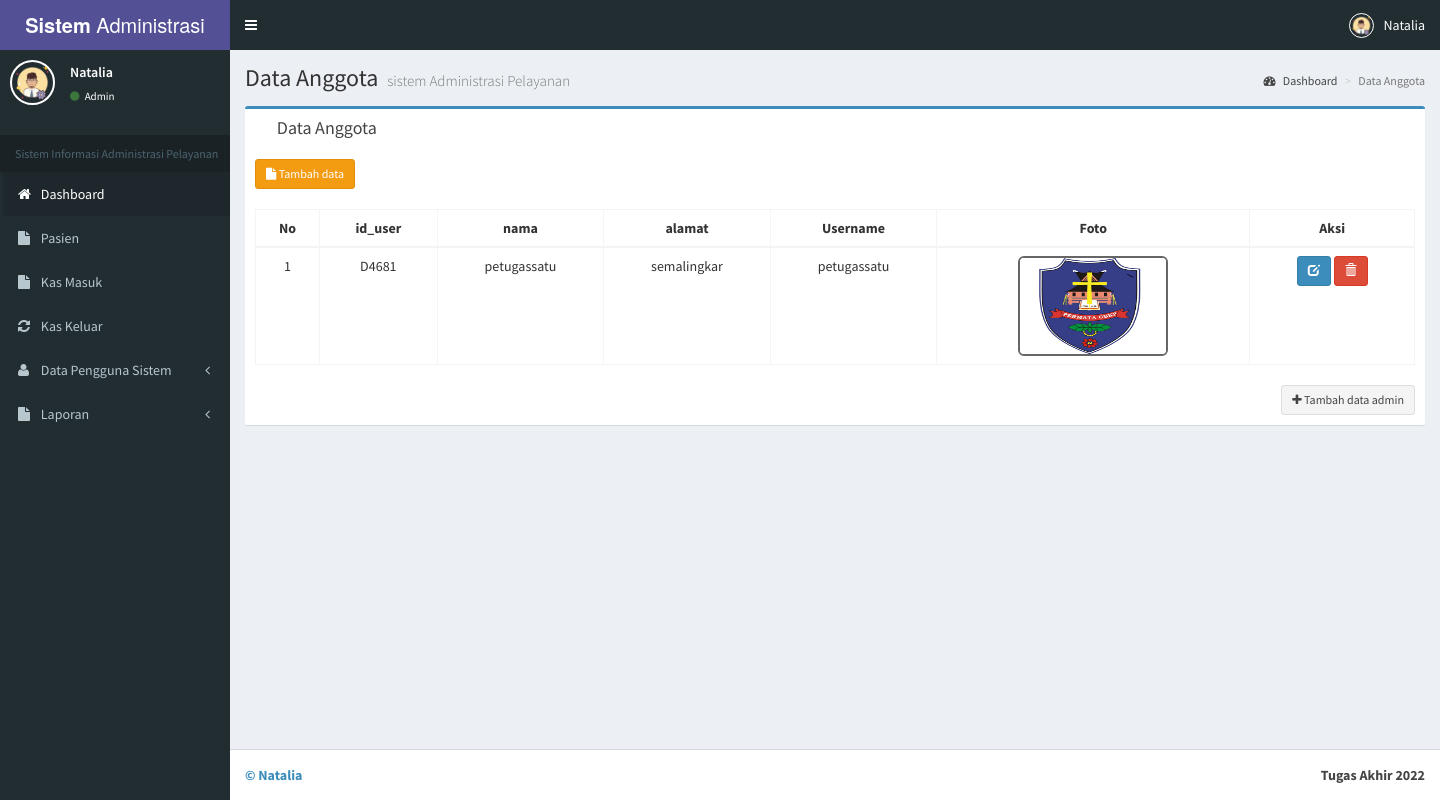
Screenshot of /keuangan/admin/anggota.php (signed in) with the database file from the repository.
### tables this page shows
CREATE TABLE `pengguna` (
  `id_user` varchar(10) NOT NULL,
  `nama` varchar(100) NOT NULL,
  `alamat` varchar(50) NOT NULL,
  `username` varchar(50) NOT NULL,
  `password` text NOT NULL,
  `level` enum('Admin','Superuser','User','Dokter') NOT NULL,
  `gambar` text NOT NULL,
  `jenis_kelamin` varchar(55) NOT NULL,
  `usia` int(11) NOT NULL
);

### keuangan/admin/anggota.php (the view, shortened to what this page needs)
<?php
include "session.php";
?>
<!DOCTYPE html>
<html>
  <?php include "head.php"; ?>
  <body class="hold-transition skin-purple sidebar-mini">
    <div class="wrapper">
      <?php include "header.php"; ?>
      <?php include "menu.php"; ?>
      <div class="content-wrapper">
        <section class="content-header">
          <h1>
            Data Anggota
            <small>sistem Administrasi Pelayanan</small>
          </h1>
          <ol class="breadcrumb">
            <li><a href="index.php"><i class="fa fa-dashboard"></i> Dashboard</a></li>
            <li class="active">Data Anggota </li>
          </ol>
        </section>
        <section class="content">
          <div class="row">
            <section class="col-lg-12 connectedSortable">
              <div class="box box-primary">
                <div class="box-header">
                  <i class="ion ion-clipboard"></i>
                  <h3 class="box-title">Data Anggota</h3>
                </div>
                <div class="box-body">
<a href="input_user.php" class="btn btn-sm btn-warning"><i class="fa fa-file"></i> Tambah data</a> <br /><br />
                   <table id="lookup" class="table table-bordered table-hover">
                  <?php
                    $query1="select * from pengguna WHERE level='User' ORDER BY nama ASC";
                    $tampil=mysqli_query($koneksi, $query1) or die(mysqli_error());
                    ?>
                  <table id="example" class="table table-responsive table-hover table-bordered">
                  <thead>
                      <tr>
                        <th><center>No </center></th>
                        <th><center>id_user </center></th>
                        <th><center>nama</center></th>
                        <th><center>alamat </center></th>
                         <th><center>Username</center></th>
                        <th><center>Foto</center></th>
                        <th><center>Aksi</center></th>
                      </tr>
                  </thead>
                     <?php
                     $no=0;
                     while($data=mysqli_fetch_array($tampil))
                    { $no++; ?>
                    <tbody>
                    <tr>
                    <td><center><?php echo $no; ?></center></td>
                    <td><center><?php echo $data['id_user'];?></center></td>
                    <td><center><?php echo $data['nama'];?></center></td>
                    <td><center><?php echo $data['alamat'];?></center></td>
                    <td><center><?php echo $data['username'];?></center></td>
                      <td><center><img src="<?php echo $data['gambar'] ?>" class="img-rounded" height="100" width="150" style="border: 2px solid #666666;" /></td>
                        <td><center><div id="thanks"><a class="btn btn-sm btn-primary" data-placement="bottom" data-toggle="tooltip" title="Edit Data Admin" href="edit_user.php?aksi=edit&id_user=<?php echo $data['id_user'];?>"><span class="glyphicon glyphicon-edit"></span></a>
                         <a onclick="return confirm ('Yakin hapus <?php echo $data['nama'];?>.?');" class="btn btn-sm btn-danger tooltips" data-placement="bottom" data-toggle="tooltip" title="Hapus Data admin" href="anggota.php?aksi=hapus&id=<?php echo $data['id_user'];?>"><span class="glyphicon glyphicon-trash"></a></center>
                        </td></tr></div>
                 <?php
              }
              ?>
                </div>
                <div class="box-footer clearfix no-border">
                  <a href="input_admin.php" class="btn btn-sm btn-default pull-right"><i class="fa fa-plus"></i> Tambah data admin</a>
                  </div>
              </div>
            </section>
          </div>
      </div>
      <?php include "footer.php"; ?>
  </body>
</html>

### rows the page displays
pengguna: id_user "D4681", nama "petugassatu", alamat "semalingkar", username "petugassatu", gambar (picture)

### other values shown
$_SESSION['nama'] "Natalia"
$_SESSION['level'] "Admin"
